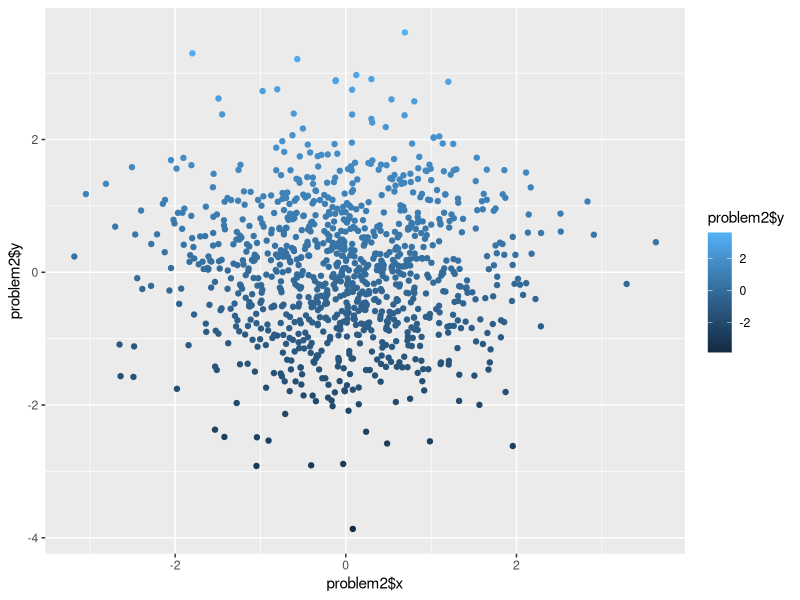
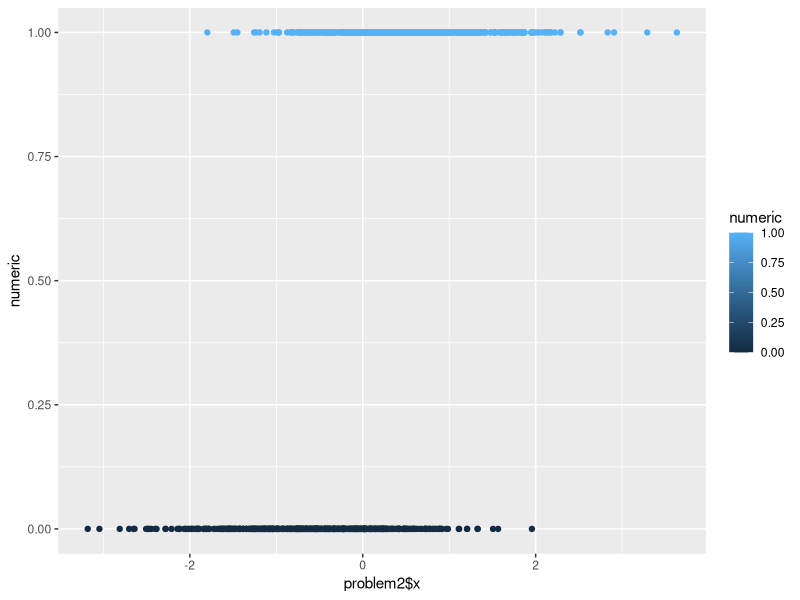
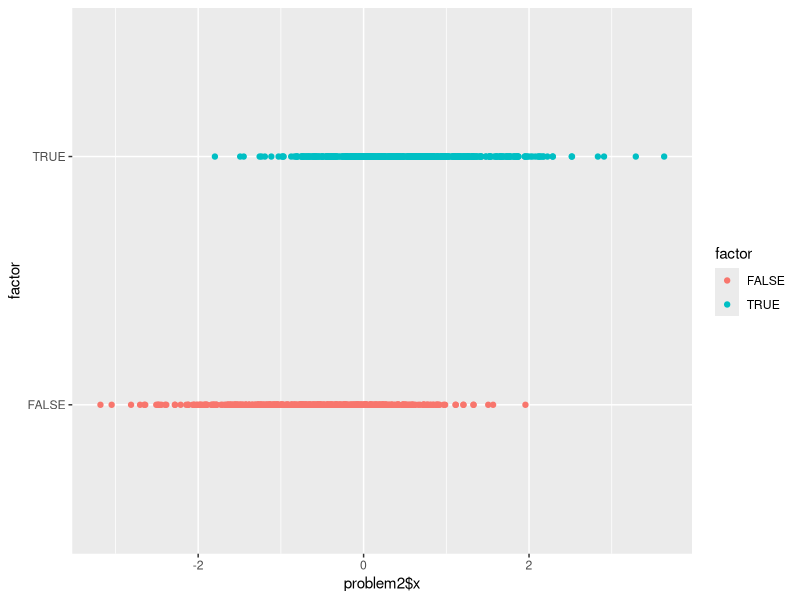
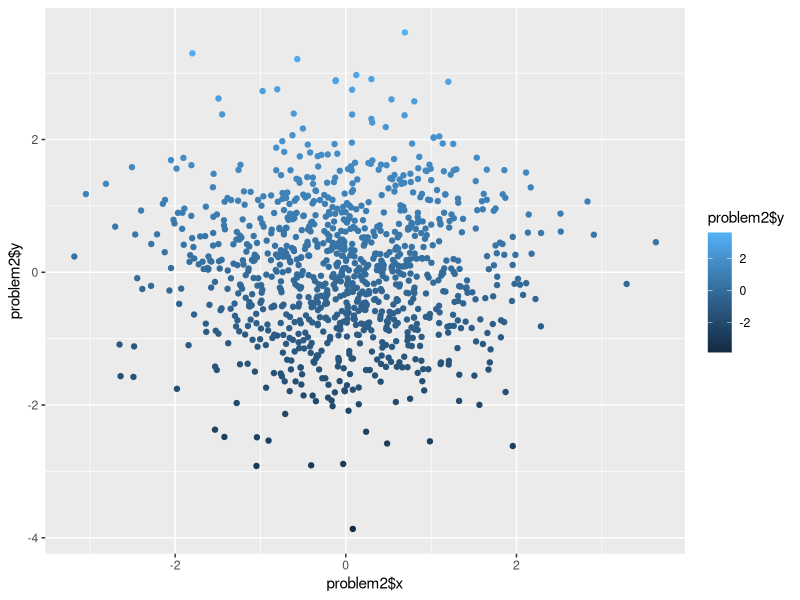

The R source for these figures, in order:
## ---- chunk 1
knitr::opts_chunk$set(echo = TRUE)
## ---- chunk 2
library(tidyverse)

## set seed to ensure reproducibility

set.seed(98)

#creating data frame

problem1 = tibble(
  vec_numeric = runif(10, min = 0, max = 5),
  vec_logical = c(vec_numeric > 2),
  vec_char = c("I", "think", "data", "science", "is", "a", "really", "really", "cool", "class"),
  vec_factor = factor(c("big", "small", "big", "small", "small","big", "small", "big", "small", "small"))
)

mean(problem1$vec_numeric)
mean(problem1$vec_logical)
mean(problem1$vec_char)
mean(problem1$vec_factor)
## ---- chunk 3
as.numeric(problem1$vec_logical)
as.numeric(problem1$vec_char)
as.numeric(problem1$vec_factor)
## ---- chunk 4
as.numeric(as.factor(problem1$vec_char))
as.numeric(as.character(problem1$vec_factor))
## ---- chunk 5

library(tidyverse)

set.seed(98)

problem2 = tibble(
  x = rnorm(1000),
  y = rnorm(1000),
  logical = c(x + y > 0)
  )

problem2b = tibble(
  problem2$x,
  problem2$y,
  problem2$logical,
  numeric = as.numeric(problem2$logical),
  factor = as.factor(problem2$logical)
)

## ---- chunk 6
ggplot(problem2b, aes(x = problem2$x, y = problem2$y, color = problem2$y)) + geom_point()

ggsave("problem2b.pdf")

ggplot(problem2b, aes(x = problem2$x, y = numeric, color = numeric)) + geom_point()

ggplot(problem2b, aes(x = problem2$x, y = factor, color = factor)) + geom_point()
